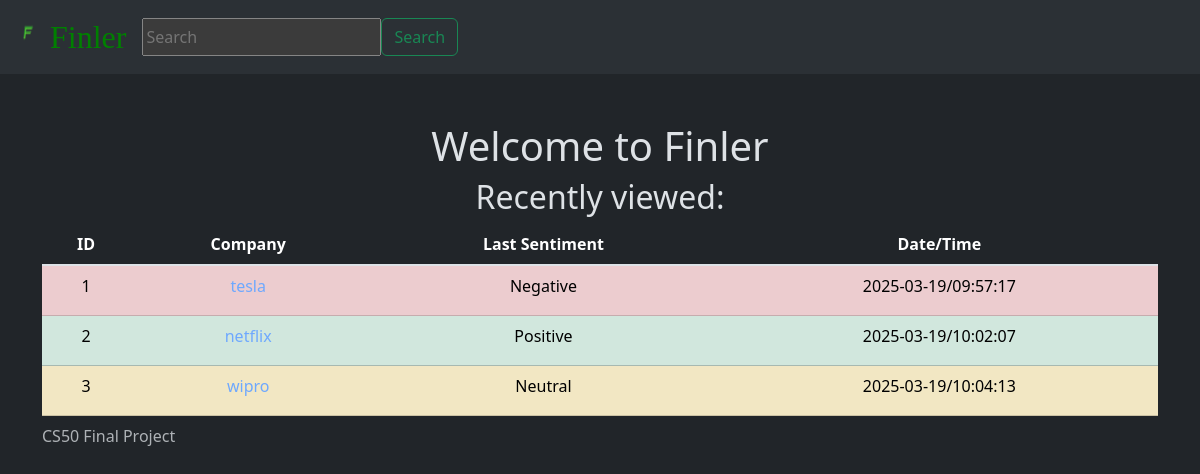
Before: / with the older database file.
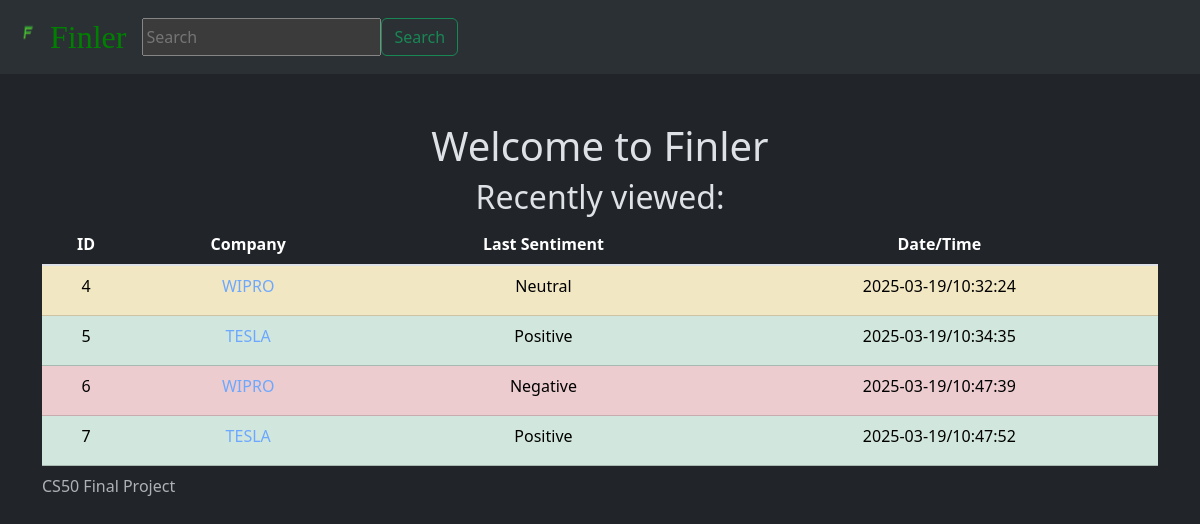
After: the same page with the newer database file.
### tables this page shows
CREATE TABLE stocks (id INTEGER PRIMARY KEY AUTOINCREMENT,company TEXT,sentiment TEXT,date DATETIME  DEFAULT CURRENT_DATE,time DATETIME DEFAULT CURRENT_TIME);

### app.py (the view)
@app.route('/')
def home():
    infos=db.execute("SELECT * FROM stocks").fetchall()
    print(infos)
    return render_template('home.html',infos=infos)

### templates/home.html (shortened to what this page needs)
{% extends "layout.html" %}
{% block main %}
    <h1>Welcome to Finler</h1>
    <h2>Recently viewed:</h2>
    <table class="table table-striped table-hover table-large">
        <caption>CS50 Final Project</caption>
        <thead>
            <th>ID</th>
            <th>Company</th>
            <th>Last Sentiment</th>
            <th>Date/Time</th>
        </thead>
        <tbody class="table-group-divider">
            <div class="text-black-50">
                {% for info in infos %}
                    {% if info[2]=='Positive' %}
                        <tr class="table-success">
                    {% elif info[2]=='Negative' %}
                        <tr class="table-danger">
                    {% else %}
                        <tr class="table-warning">
                    {% endif %}
                        <td style="height: 50px;">{{ info[0] }}</td>
                        <td style="height: 50px;">
                            <a class="link-offset-2 link-offset-3-hover link-underline link-underline-opacity-0 link-underline-opacity-75-hover"
                            href="/search?search={{ info[1] }}">{{ info[1] }}</a></td>
                        <td style="height: 50px;">{{ info[2] }}</td>
                        <td style="height: 50px;">{{ info[3] }}/{{ info[4] }}</td>
                    </tr>
                {% endfor %}
            </div>
        </tbody>
    </table>
{% endblock %}

### templates/layout.html (shortened to what this page needs)
<!doctype HTML>
<html>
    <head>
        <link href="https://cdn.jsdelivr.net/npm/bootstrap@5.3.3/dist/css/bootstrap.min.css" rel="stylesheet">
    </head>
    <body data-bs-theme="dark">
        <nav class="navbar navbar-expand-lg bg-body-tertiary">
            <div class="container-fluid">
              <a class="navbar-brand" style="color: green; font-family: 'Gill Sans'; font-size: 200%;" href="/">
                <img src="/static/finler.ico" alt="Finler" width="30" height="30" class="d-inline-block align-text-top">
                Finler
            </a>
              <div class="collapse navbar-collapse" id="navbarSupportedContent">
                <form class="d-flex" action="/search" method="post" >
                  <input type="search" placeholder="Search" name="search">
                  <button class="btn btn-outline-success" type="submit">Search</button>
                </form>
              </div>
            </div>
          </nav>
        <main class="container py-5 text-center">
            {% block main %}{% endblock %}
        </main>
    </body>
</html>

Changed rows visible on the page:
removed stocks: id "1", company "tesla", sentiment "Negative", date "2025-03-19", time "09:57:17"
removed stocks: id "2", company "netflix", sentiment "Positive", date "2025-03-19", time "10:02:07"
removed stocks: id "3", company "wipro", sentiment "Neutral", date "2025-03-19", time "10:04:13"
added stocks: id "4", company "WIPRO", sentiment "Neutral", date "2025-03-19", time "10:32:24"
added stocks: id "5", company "TESLA", sentiment "Positive", date "2025-03-19", time "10:34:35"
added stocks: id "6", company "WIPRO", sentiment "Negative", date "2025-03-19", time "10:47:39"
added stocks: id "7", company "TESLA", sentiment "Positive", date "2025-03-19", time "10:47:52"
